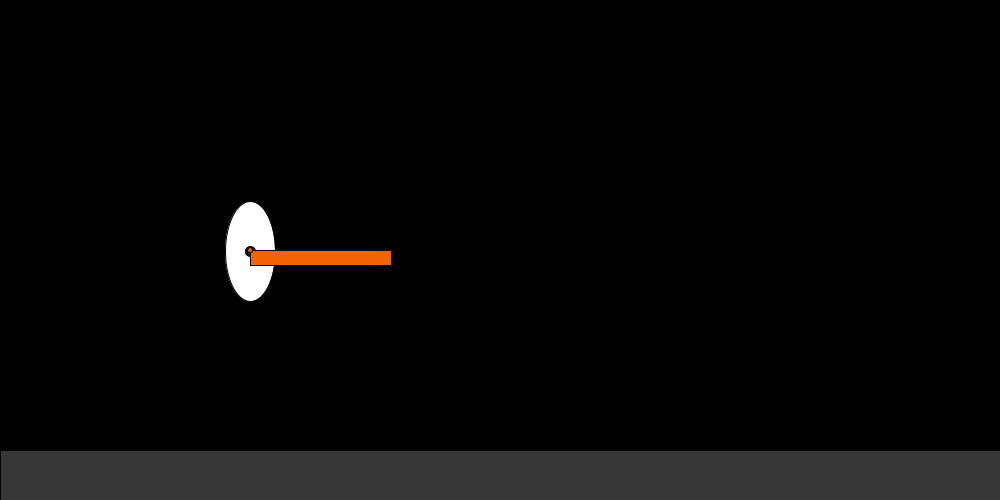
Frame 1 (no input)
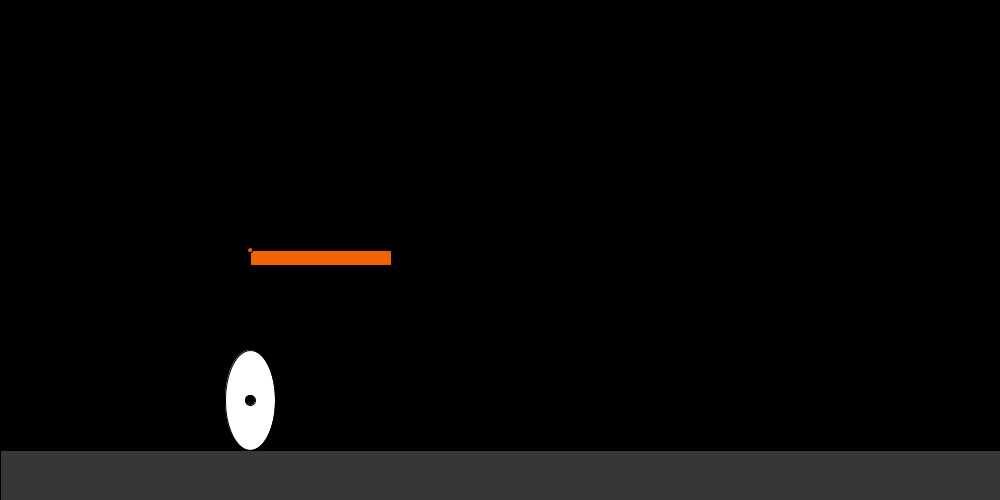
Frame 60 (the mouse pressed at the canvas centre just before this capture)
Frame 120 (the mouse held since frame 60 and released just before this capture): identical to frame 60, image omitted

The Processing sketch that drew these frames (run headless with seeded random() and noise(); from frame 60 on, the mouse is pressed at the canvas centre):

// Processing sketch: ShootingGame
// ── ShootingGame.pde
float groundWid;
float groundLen;
Point ground;
color groundColor = color(55);

Player p;


EnemyManager enemies;

PlatformManager platforms;

Platform plat;

void setup() {
  size(1000, 500);
  groundWid = height*0.1;
  groundLen = width;
  ground = new Point(0, height-groundWid);
  p = new Player(width/4.0, height/2.0, ground.y);

  enemies = new EnemyManager(10);
  platforms = new PlatformManager(1);

  plat = new Platform(width/4.0, height/2.0);
}



void draw() {
  drawScenary();
  //enemies.run(p);
  //platforms.run(p);
  p.run();
  plat.display();
  println(p.intersectPlatform(plat));
}


void drawScenary() {
  background(0);
  fill(groundColor);
  rect(ground.x, ground.y, groundLen, groundWid);
}


void keyPressed() {
  p.addKey(keyCode);
}

void keyReleased() {
  p.removeKey(keyCode);
}
// ── Bullet.pde
class Bullet {
  Point pos;
  boolean movingRight; 
  float vel = 10;
  Bullet(float x, float y, boolean moveRight) {
    pos = new Point(x, y);
    movingRight = moveRight;
  }

  void run() {
    move();
    display();
  }

  void move() {
    if (movingRight) {
      pos.x += vel;
    } else {
      pos.x -= vel;
    }
  }

  void display() {
    fill(color(0, 255, 0));
    ellipse(pos.x, pos.y, 5, 5);
  }
}
// ── Enemy.pde
class Enemy extends Sprite {
  Enemy(float x, float y) {
    pos = new Point(x, y);
    vel = new Point(1, 0);
  }
  void run() {
    move();
    display();
  }
  void move() {
    pos.x -= vel.x;
  }
  void display() {
    fill(color(150, 150, 255));
    ellipse(pos.x, pos.y, 50, 50);
  }
}
// ── EnemyManager.pde
class EnemyManager {
  ArrayList<Enemy> enemies;
  int numEnemies;

  EnemyManager(int numEn) {
    numEnemies = numEn;
    enemies = new ArrayList<Enemy>();
    for (int i = 0; i < numEnemies; ++i) {
      enemies.add(generateEnemy());
    }
  }

  void run(Player p) {
    for (int i = 0; i < enemies.size(); ++i) {
      // if (p.moveScenary) {
      //  enemies.get(i).pos.x -= p.vel.x;
      // }
      enemies.get(i).move();
      enemies.get(i).display();
      if (enemies.get(i).pos.x < 0) {
        enemies.set(i, generateEnemy());
      }
    }
  }


  void increaseNumEnemies() {
    for (int i = 0; i < 5; ++i) {
      enemies.add(generateEnemy());
    }
  }

  Enemy generateEnemy() {
    return new Enemy(width+random(5*width), height/2.0);
  }
}
// ── Gun.pde
class Gun {
  Point pos;
  boolean facingRight = false;
  float vel = 5;
  ArrayList<Bullet> bullets;

  int maxShootCnt = 10;
  int shootCnt = maxShootCnt;

  Gun(float x, float y, boolean faceRight) {
    pos = new Point(x, y);
    facingRight = faceRight;
    bullets = new ArrayList<Bullet>();
  }

  void display() {
    strokeWeight(3);
    stroke(color(0, 0, 255));
    if (facingRight) {
      line(pos.x, pos.y, pos.x+20, pos.y);
    } else {
      line(pos.x, pos.y, pos.x-20, pos.y);
    }
    stroke(0);
    strokeWeight(1);
    drawBullets();

    if (shootCnt < maxShootCnt) {
      ++shootCnt;
    }
  }

  void shoot() {
    if (shootCnt == maxShootCnt) {
      bullets.add(new Bullet(pos.x, pos.y, facingRight));
      shootCnt = 0;
    }
    println("SHOOT");
  }

  void drawBullets() {
    ArrayList<Integer> toRemove = new ArrayList<Integer>();
    for (int i  = 0; i < bullets.size(); ++i) {
      bullets.get(i).run();
      if (bullets.get(i).pos.x > width || bullets.get(i).pos.y < 0) {
        toRemove.add(i);
      }
    }
    for (Integer i : toRemove) {
      bullets.remove(i);
    }
  }
}
// ── Health.pde
class Health extends PowerUp {
  //todo
}
// ── Platform.pde
class Platform {
  float x;
  float y;
  float len;
  float wid;
  color c;

  Platform(float xx, float yy) {
    x = xx;
    y = yy;
    len = random(width/10.0, width/2.0);
    wid = 15;
    c = color(int(random(255)), int(random(255)), int(random(255)));
  }

  void display() {
    fill(c);
    rect(x, y, len, wid);
    ellipse(x, y, 5, 5);
  }
}
// ── PlatformManager.pde
class PlatformManager {
  ArrayList<Platform> platforms;
  boolean playerIntersect = false;
  PlatformManager(int numPlat) {
    platforms = new ArrayList<Platform>();
    for (int i = 0; i < numPlat; ++i) {
      platforms.add(generatePlatform());
    }
  }

  Platform generatePlatform() {
    return new Platform(width/4.0, random(height/2.0, height));
  }

  void run(Player p) {
    for (Platform plat : platforms) {
      plat.display();
    }
  }
}
// ── Player.pde
class Player extends Sprite {
  final float jumpVel;
  float groundStart;

  float pHeight = 100;
  float pWidth = 50;

  HashMap<Integer, Integer> keyToIdx = new HashMap<Integer, Integer>();
  private int left = 0;
  private int up = 1;
  private int right = 2;
  private int down = 3;
  private int space = 4;
  private boolean[] keys = new boolean[5]; //left, up, right, down, space

  private int maxJumpCnt = 60;
  private int jumpCnt = maxJumpCnt;

  private boolean intersectPlatform = false;
  private Point intersectedPlatform = new Point(-1, -1);

  Player(float x, float y, float gs) {
    g = -20;
    groundStart = gs;
    pos = new Point(x, y);
    vel = new Point(4, 0);
    jumpVel = abs(1.5*g);
  }

  void run() {
    move();
    display();
  }

  void move() {
    gravity();
    updateJumpCnt();
    if (leftPressed()) {
      moveLeft();
    }
    if (rightPressed()) {
      moveRight();
    }
    if (upPressed()) {
      jump();
    }
    if (downPressed()) {
    }
    if (spacePressed()) {
      //shoot();
    }
  }


  void moveLeft() {
    if (pos.x > pWidth/2.0) {
      pos.x -= vel.x;
    }
  }

  void moveRight() {
    if (pos.x < width/2.0) {
      pos.x += vel.x;
    }
  }

  void jump() {
    if (canJump()) {
      pos.y -= 1;
      vel.y = jumpVel;
      jumpCnt = 0;
    }
  }

  void gravity() {
    if (intersectGround()) {
      pos.y = groundStart-pHeight/2.0;
      jumpCnt = maxJumpCnt;
    } else {
      if (vel.y > g) {
        vel.y -= 1.5;
      }
      pos.y -= vel.y;
    }
  }

  void updateJumpCnt() {
    if (jumpCnt < maxJumpCnt) {
      ++jumpCnt;
    }
  }

  boolean canJump() {
    return jumpCnt >= maxJumpCnt;
  }

  boolean intersectGround() {
    return pos.y+pHeight/2.0 >= groundStart;
  }

  void addKey(int code) {
    toggleKey(code, true);
  }

  void removeKey(int code) {
    toggleKey(code, false);
  }

  void toggleKey(int code, boolean pressed) {
    switch(code) {
    case 37:
      keys[left] = pressed;
      break;
    case 38:
      keys[up] = pressed;
      break;
    case 39:
      keys[right] = pressed;
      break;
    case 40:
      keys[down] = pressed;
      break;
    case 32:
      keys[space] = pressed;
      break;
    default:
      break;
    }
  }


  //void updateGun() {
  // gun.pos.x = pos.x;
  // gun.pos.y = pos.y;
  //gun.facingRight = movingRight;
  // }


  boolean isFalling() {
    return vel.y < 0 && pos.y+pHeight/2.0 < groundStart;
  }

  boolean movingRight() {
    return keys[right];
  }

  boolean moving() {
    return keys[left] || keys[right];
  }

  boolean scenaryMoving() {
    return movingRight();
  }

  boolean leftPressed() {
    return keys[left];
  }
  boolean rightPressed() {    
    return keys[right];
  }
  boolean upPressed() {    
    return keys[up];
  }
  boolean downPressed() {    
    return keys[down];
  }
  boolean spacePressed() {    
    return keys[space];
  }


  boolean intersectPlatform(Platform p) {
    if (isFalling()) {
      if (p.x <= pos.x && pos.x <= p.x+p.len) {
        if (pos.y+pHeight/2.0 < p.y && p.y-pos.y <= pHeight/2.0+p.wid) {
          return true;
        }
      }
    }
    return false;
  }


  void display() {
    fill(255);
    ellipse(pos.x, pos.y, pWidth, pHeight);
    fill(0);
    ellipse(pos.x, pos.y, 10, 10);
  }
}
// ── Point.pde
class Point {
  float x;
  float y;
  Point(float xx, float yy) {
    x = xx;
    y = yy;
  }
  String toString() {
    return "(" + x + "," + y + ")";
  }
}
// ── PowerUp.pde
abstract class PowerUp {
  Point pos;
  //todo
}
// ── Shield.pde
class Shield extends PowerUp {
//todo
}
// ── Sprite.pde
abstract class Sprite {
  float g;
  Point pos;
  Point vel;
  abstract void display();
  abstract void move();
}
